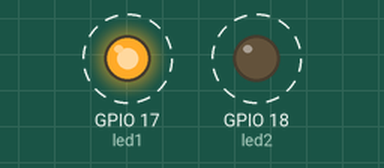
This program was run on a simulated Raspberry Pi (BCM pin numbers). On the bench: output pins drawn as LEDs (lit = HIGH). Dashed ring = blinking.

Above: at 0.1 s.
Timing chart, 0 to 3.0 s (numbered marks = the images above):
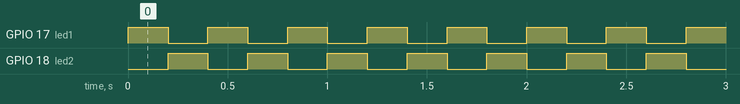

The program:

Practica3_gpio_led_dictionary.py
```python
from gpiozero import LED
from time import sleep

leds={'led1':LED(17),'led2':LED(18)}

while True:
    leds['led1'].on()
    leds['led2'].off()
    sleep(0.2)
    leds['led1'].off()
    leds['led2'].on()
    sleep(0.2)
```

Measured:
- by itself, GPIO 17 (led1), GPIO 18 (led2): alternates HIGH for 0.20 s and LOW for 0.20 s
